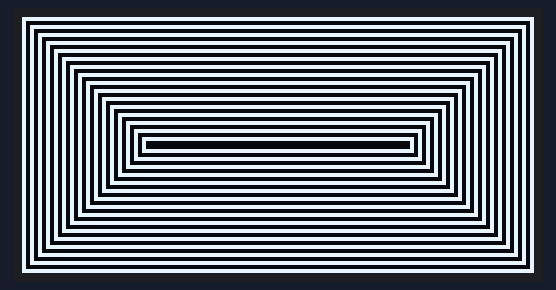
Bench run of a sketch on a simulated ESP8266 (NodeMCU). Shown: 128×64 one-colour display.

Above: at 7.1 s.
At 10.1 s:
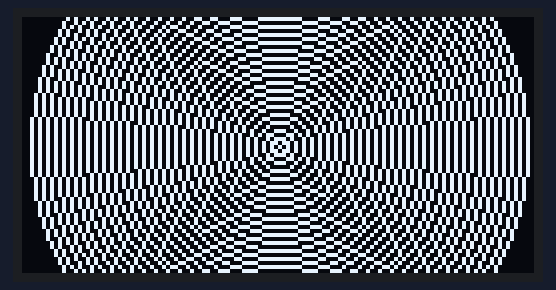
At 11.7 s:
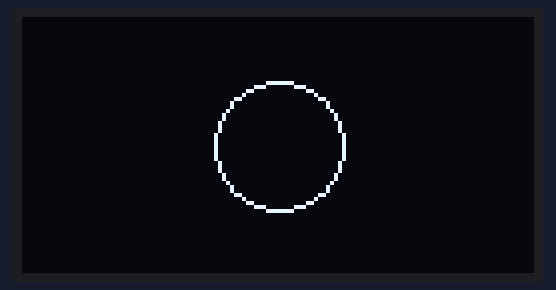
At 19.51 s:
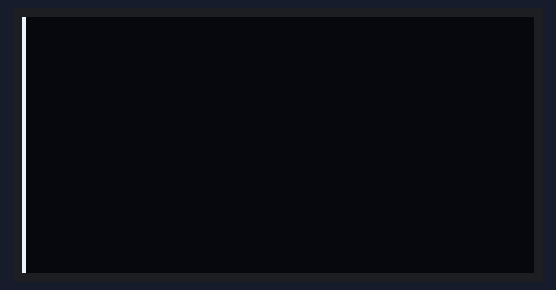
At 27.7 s:
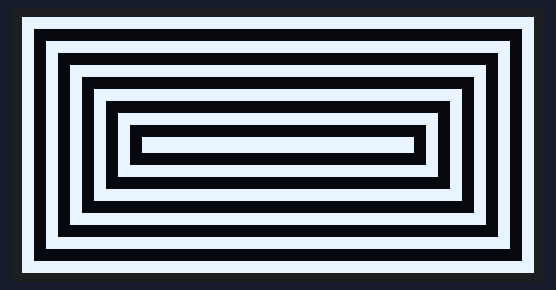
At 37.2 s:
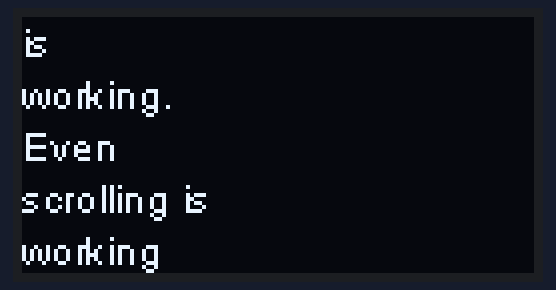

The sketch:

SSD1306DrawingDemo.ino
```cpp
// (licence header left out)
 // Include the correct display library
 // For a connection via I2C using Wire include
 #include <Wire.h>  // Only needed for Arduino 1.6.5 and earlier
 #include "SSD1306.h" //#include "SSD1306Wire.h" // legacy include: `#include "SSD1306.h"`
 // or #include "SH1106Wire.h", legacy include: `#include "SH1106.h"`
 // For a connection via I2C using brzo_i2c (must be installed) include
 // #include <brzo_i2c.h> // Only needed for Arduino 1.6.5 and earlier
 // #include "SSD1306Brzo.h"
 // #include "SH1106Brzo.h"
 // For a connection via SPI include
 // #include <SPI.h> // Only needed for Arduino 1.6.5 and earlier
 // #include "SSD1306Spi.h"
 // #include "SH1106SPi.h"

 // Use the corresponding display class:

 // Initialize the OLED display using SPI
 // D5 -> CLK
 // D7 -> MOSI (DOUT)
 // D0 -> RES
 // D2 -> DC
 // D8 -> CS
 // SSD1306Spi        display(D0, D2, D8);
 // or
 // SH1106Spi         display(D0, D2);

 // Initialize the OLED display using brzo_i2c
 // D3 -> SDA
 // D5 -> SCL
 // SSD1306Brzo display(0x3c, D3, D5);
 // or
 // SH1106Brzo  display(0x3c, D3, D5);

 // Initialize the OLED display using Wire library
 //SSD1306Wire  display(0x3c, D3, D5);
 /**
 * 아래와 같이 수정해 주어야 합니다. Updaed by ato@
 */
 SSD1306Wire display(0x3c, 5, 4);
 // SH1106 display(0x3c, D3, D5);

// Adapted from Adafruit_SSD1306
void drawLines() {
  for (int16_t i=0; i<display.getWidth(); i+=4) {
    display.drawLine(0, 0, i, display.getHeight()-1);
    display.display();
    delay(10);
  }
  for (int16_t i=0; i<display.getHeight(); i+=4) {
    display.drawLine(0, 0, display.getWidth()-1, i);
    display.display();
    delay(10);
  }
  delay(250);

  display.clear();
  for (int16_t i=0; i<display.getWidth(); i+=4) {
    display.drawLine(0, display.getHeight()-1, i, 0);
    display.display();
    delay(10);
  }
  for (int16_t i=display.getHeight()-1; i>=0; i-=4) {
    display.drawLine(0, display.getHeight()-1, display.getWidth()-1, i);
    display.display();
    delay(10);
  }
  delay(250);

  display.clear();
  for (int16_t i=display.getWidth()-1; i>=0; i-=4) {
    display.drawLine(display.getWidth()-1, display.getHeight()-1, i, 0);
    display.display();
    delay(10);
  }
  for (int16_t i=display.getHeight()-1; i>=0; i-=4) {
    display.drawLine(display.getWidth()-1, display.getHeight()-1, 0, i);
    display.display();
    delay(10);
  }
  delay(250);
  display.clear();
  for (int16_t i=0; i<display.getHeight(); i+=4) {
    display.drawLine(display.getWidth()-1, 0, 0, i);
    display.display();
    delay(10);
  }
  for (int16_t i=0; i<display.getWidth(); i+=4) {
    display.drawLine(display.getWidth()-1, 0, i, display.getHeight()-1);
    display.display();
    delay(10);
  }
  delay(250);
}

// Adapted from Adafruit_SSD1306
void drawRect(void) {
  for (int16_t i=0; i<display.getHeight()/2; i+=2) {
    display.drawRect(i, i, display.getWidth()-2*i, display.getHeight()-2*i);
    display.display();
    delay(10);
  }
}

// Adapted from Adafruit_SSD1306
void fillRect(void) {
  uint8_t color = 1;
  for (int16_t i=0; i<display.getHeight()/2; i+=3) {
    display.setColor((color % 2 == 0) ? BLACK : WHITE); // alternate colors
    display.fillRect(i, i, display.getWidth() - i*2, display.getHeight() - i*2);
    display.display();
    delay(10);
    color++;
  }
  // Reset back to WHITE
  display.setColor(WHITE);
}

// Adapted from Adafruit_SSD1306
void drawCircle(void) {
  for (int16_t i=0; i<display.getHeight(); i+=2) {
    display.drawCircle(display.getWidth()/2, display.getHeight()/2, i);
    display.display();
    delay(10);
  }
  delay(1000);
  display.clear();

  // This will draw the part of the circel in quadrant 1
  // Quadrants are numberd like this:
  //   0010 | 0001
  //  ------|-----
  //   0100 | 1000
  //
  display.drawCircleQuads(display.getWidth()/2, display.getHeight()/2, display.getHeight()/4, 0b00000001);
  display.display();
  delay(200);
  display.drawCircleQuads(display.getWidth()/2, display.getHeight()/2, display.getHeight()/4, 0b00000011);
  display.display();
  delay(200);
  display.drawCircleQuads(display.getWidth()/2, display.getHeight()/2, display.getHeight()/4, 0b00000111);
  display.display();
  delay(200);
  display.drawCircleQuads(display.getWidth()/2, display.getHeight()/2, display.getHeight()/4, 0b00001111);
  display.display();
}

void printBuffer(void) {
  // Initialize the log buffer
  // allocate memory to store 8 lines of text and 30 chars per line.
  display.setLogBuffer(5, 30);

  // Some test data
  const char* test[] = {
      "Hello",
      "World" ,
      "----",
      "Show off",
      "how",
      "the log buffer",
      "is",
      "working.",
      "Even",
      "scrolling is",
      "working"
  };

  for (uint8_t i = 0; i < 11; i++) {
    display.clear();
    // Print to the screen
    display.println(test[i]);
    // Draw it to the internal screen buffer
    display.drawLogBuffer(0, 0);
    // Display it on the screen
    display.display();
    delay(500);
  }
}

void setup() {
  display.init();

  // display.flipScreenVertically();

  display.setContrast(255);

  drawLines();
  delay(1000);
  display.clear();

  drawRect();
  delay(1000);
  display.clear();

  fillRect();
  delay(1000);
  display.clear();

  drawCircle();
  delay(1000);
  display.clear();

  printBuffer();
  delay(1000);
  display.clear();
}

/**
 * 아래와 같이 수정해 줍니다. Updaed by ato@
 */
void loop() {
  drawLines();
  delay(1000);
  display.clear();

  drawRect();
  delay(1000);
  display.clear();

  fillRect();
  delay(1000);
  display.clear();

  drawCircle();
  delay(1000);
  display.clear();

  printBuffer();
  delay(1000);
  display.clear();

}
```

Measured:
- what the display in image 0 shows lasts 1.0 s, from 7.0 s to 8.0 s
- what the display in image 5 shows lasts 1.5 s, from 37.2 s to 38.7 s
